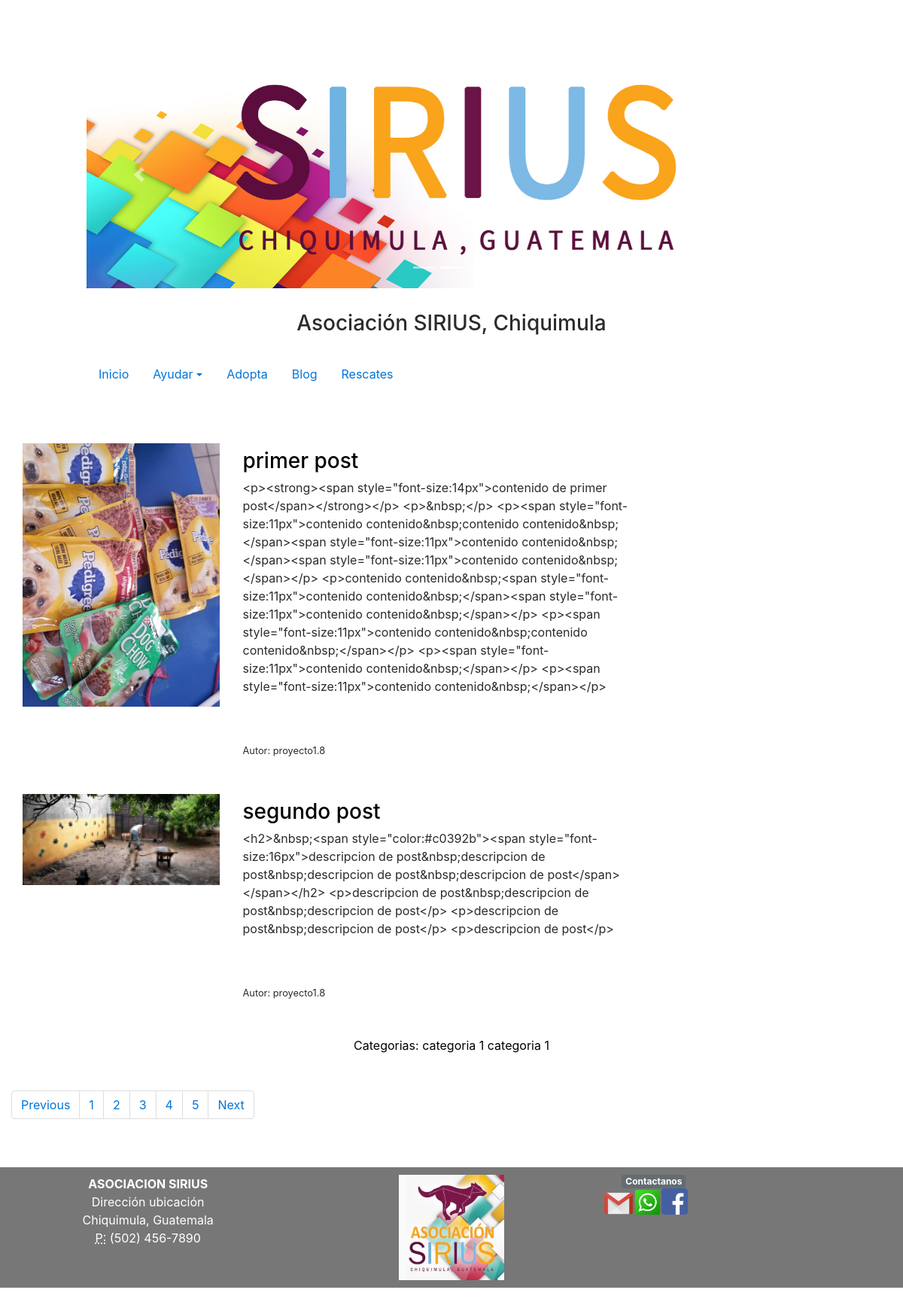
Page /blog/categoria/4/ on the committed database.
### blog/models.py (models this page shows, shortened)
class Post(models.Model):
	titulo=models.CharField(max_length=50)
	contenido = RichTextField()
	imagen=models.ImageField(upload_to="blog")
	autor=models.ForeignKey(User, on_delete=models.CASCADE)
	categorias=models.ManyToManyField(Categoria)
	created=models.DateTimeField(auto_now_add=True, verbose_name="Publicado")
	updated=models.DateTimeField(auto_now=True)
	class Meta:
		verbose_name='post'
		verbose_name_plural='publicaciones en el blog'

class Categoria(models.Model):
	nombre=models.CharField(max_length=50)
	created=models.DateTimeField(auto_now_add=True)
	updated=models.DateTimeField(auto_now_add=True)
	class Meta:
		verbose_name='categoria'
		verbose_name_plural='categorias'

### blog/views.py (the view)
# urls.py: path('categoria/<categoria_id>/', views.categoria, name="Categoria"),
def categoria(request, categoria_id):
	categoria=Categoria.objects.get(id=categoria_id)
	posts=Post.objects.filter(categorias=categoria)
	return render (request, "blog/categorias.html", {'categoria':categoria, "posts": posts})

### blog/templates/blog/categorias.html
{% extends "ProyectoRefugioApp/base.html" %}
{% load static %}
{% block content %}
{% for post in posts %}
<div class="container-fluid">
	<div class="row">
		<div class="col-md-12">
			<div class="row">
				<div class="col-md-9">
					<div class="row">
						<div class="col-md-4">
							<img class="img-fluid" alt="ImagenPost" src="{{post.imagen.url}}" >
						</div>
						<div class="col-md-8">
							<h3>
								<h3 style="color: black;">{{post.titulo}}</h3>
							</h3>
							<p>{{post.contenido}}</p>
							<br><br>
							<div style="text-align: left; font-size: 0.8em">
								Autor: {{post.autor}}
							</div>
						</div>
					</div>
				</div>
				<div class="col-md-3">
				</div>
			</div>
		</div>
	</div>
</div>
<br><br>
{% endfor %}
	<section>
		<div style="width:75%; margin: auto; text-align: center; color: black">
			Categorias:
				{% for post in posts %}
					{% for categoria in post.categorias.all %}
						{{categoria.nombre}}
					{% endfor %}
				{% endfor %}
		</div>
	</section>
	<br><br>
	<div class="row">
		<div class="col-md-12">
			<nav>
				<ul class="pagination">
					<li class="page-item">
						<a class="page-link" href="#">Previous</a>
					</li>
					<li class="page-item">
						<a class="page-link" href="#">1</a>
					</li>
					<li class="page-item">
						<a class="page-link" href="#">2</a>
					</li>
					<li class="page-item">
						<a class="page-link" href="#">3</a>
					</li>
					<li class="page-item">
						<a class="page-link" href="#">4</a>
					</li>
					<li class="page-item">
						<a class="page-link" href="#">5</a>
					</li>
					<li class="page-item">
						<a class="page-link" href="#">Next</a>
					</li>
				</ul>
			</nav>
		</div>
	</div>
</div>
<br><br>
{% endblock %}

### ProyectoRefugioApp/static/ProyectoRefugioApp/css/style.css (style rules this page uses)
html { position: relative; min-height: 100%; }
body { padding-top: 80px; margin-bottom: 60px; }

### rows in the picture
Post: imagen (picture), titulo "primer post", contenido "<p><strong><span style=\"font-size:14px\">contenido de primer post</span></strong></p> <p>&nbsp;</p> <p><span style=\"font-size:11px\">contenido contenido&nbsp;contenido contenido&nbsp;</span><span style=\"font-size:11px\">contenido contenido&nbsp;</span><span style=\"font-size:11px\">contenido contenido&nbsp;</span></p> <p>contenido contenido&nbsp;<span style=\"font-size:11px\">contenido contenido&nbsp;</span><span style=\"font-size:11px\">contenido contenido&nbsp;</span></p> <p><span style=\"font-size:11px\">contenido contenido&nbsp;contenido contenido&nbsp;</span></p> <p><span style=\"font-size:11px\">contenido contenido&nbsp;</span></p> <p><span style=\"font-size:11px\">contenido…", autor "proyecto1.8"
Post: imagen (picture), titulo "segundo post", contenido "<h2>&nbsp;<span style=\"color:#c0392b\"><span style=\"font-size:16px\">descripcion de post&nbsp;descripcion de post&nbsp;descripcion de post&nbsp;descripcion de post</span></span></h2> <p>descripcion de post&nbsp;descripcion de post&nbsp;descripcion de post</p> <p>descripcion de post&nbsp;descripcion de post</p> <p>descripcion de post</p>", autor "proyecto1.8"
Categoria: nombre "categoria 1"
